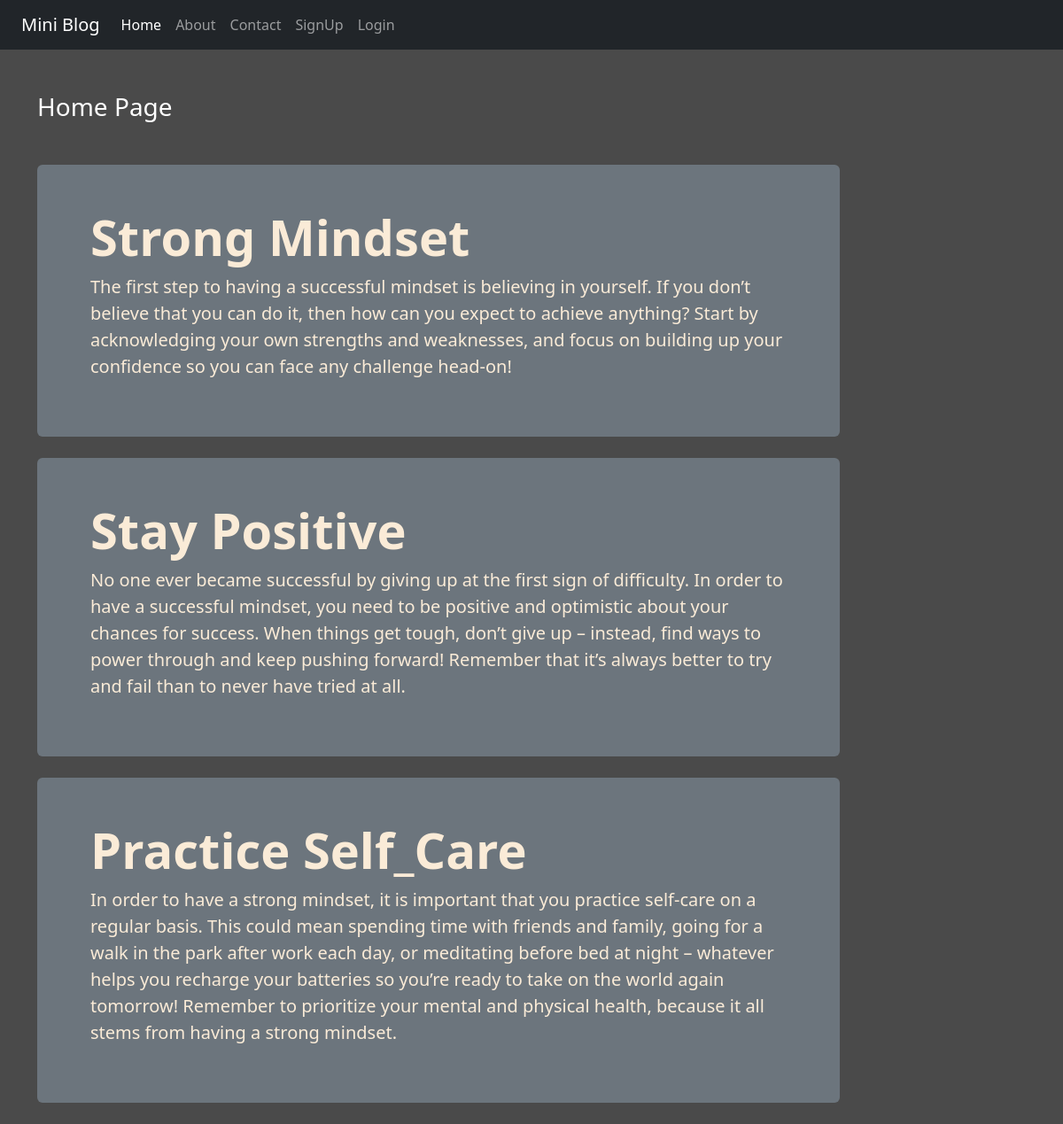
The page / on the database its author committed.
### blog/models.py (models this page shows)
class Post(models.Model):
    title=models.CharField(max_length=40)
    desc=models.TextField()

### blog/views.py (the view)
# urls.py: 2. Add a URL to urlpatterns:  path('', Home.as_view(), name='home')
def Home(request):
    posts=Post.objects.all()
    return render(request,'blog/home.html',{'posts':posts})

### blog/templates/blog/home.html
{% extends 'blog/base.html' %}
{% load static %}
{% block content %}
    <div class="col-sm-10">
        <h3 class="text-white my-5">Home Page</h3>
        {% for post in posts %}
        <div class="mt-4 mb-4 p-5 bg-secondary jumbo-color rounded">
          <div class="container">
            <h1 class="display-4 fw-bold">{{post.title}}</h1>
            <p class="lead">{{post.desc}}</p>
          </div>
        </div>
        {% endfor %}
    </div>
{% endblock content %}

### blog/static/blog/css/style.css (style rules this page uses)
body { background-color: rgb(74, 74, 74); color: antiquewhite; }
.jumbo-color { background-color: rgb(83, 81, 81); }

### rows shown on the page
Post: title "Strong Mindset", desc "The first step to having a successful mindset is believing in yourself. If you don’t believe that you can do it, then how can you expect to achieve anything? Start by acknowledging your own strengths and weaknesses, and focus on building up your confidence so you can face any challenge head-on!"
Post: title "Stay Positive", desc "No one ever became successful by giving up at the first sign of difficulty. In order to have a successful mindset, you need to be positive and optimistic about your chances for success. When things get tough, don’t give up – instead, find ways to power through and keep pushing forward! Remember that it’s always better to try and fail than to never have tried at all."
Post: title "Practice Self_Care", desc "In order to have a strong mindset, it is important that you practice self-care on a regular basis. This could mean spending time with friends and family, going for a walk in the park after work each day, or meditating before bed at night – whatever helps you recharge your batteries so you’re ready to take on the world again tomorrow! Remember to prioritize your mental and physical health, because it all stems from having a strong mindset."
